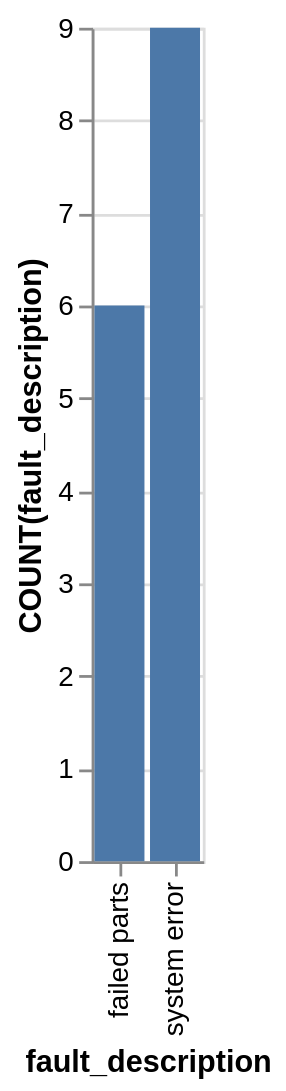

The specification (Vega-Lite) saved for this image:
### Vega-Lite specification from a JSON file in a GitHub repository (floating-point values rounded to 4 significant figures)
{"data": {"values": [{"x_data": "failed parts", "y_data": 6}, {"x_data": "system error", "y_data": 9}]}, "mark": "bar", "encoding": {"x": {"field": "x_data", "type": "nominal", "title": "fault_description", "sort": "ascending"}, "y": {"field": "y_data", "type": "quantitative", "title": "COUNT(fault_description)"}}}
